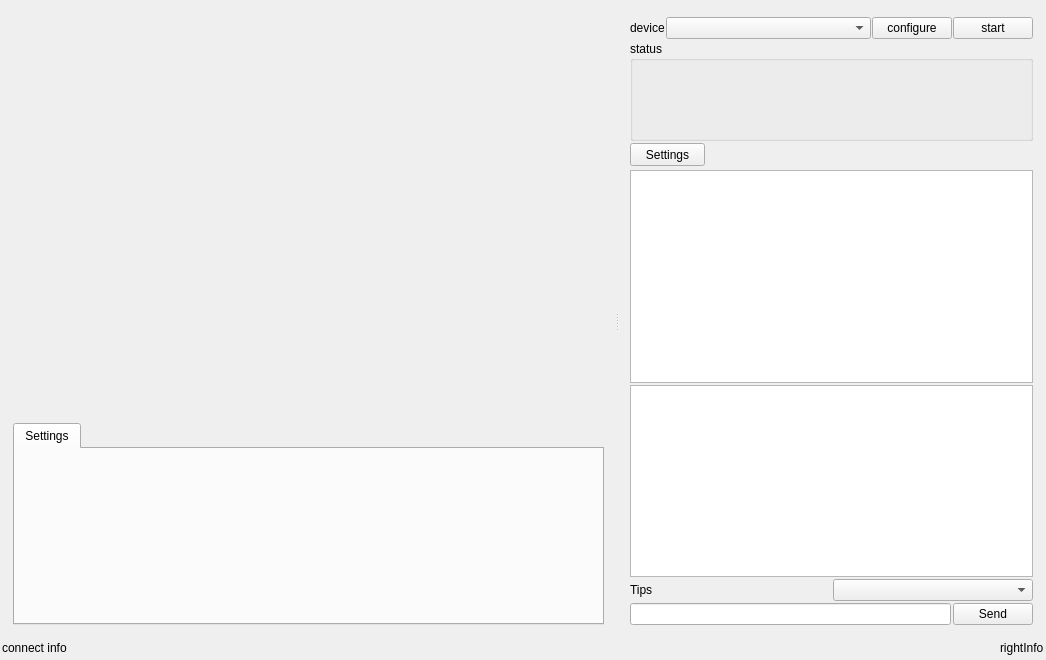
<?xml version="1.0" encoding="UTF-8"?>
<ui version="4.0">
 <author>tuduweb</author>
 <class>MainWindow</class>
 <widget class="QMainWindow" name="MainWindow">
  <property name="geometry">
   <rect>
    <x>0</x>
    <y>0</y>
    <width>1046</width>
    <height>660</height>
   </rect>
  </property>
  <property name="windowTitle">
   <string>MainWindow</string>
  </property>
  <widget class="QWidget" name="centralWidget">
   <layout class="QVBoxLayout" name="verticalLayout_3" stretch="1,0">
    <property name="spacing">
     <number>2</number>
    </property>
    <property name="leftMargin">
     <number>2</number>
    </property>
    <property name="topMargin">
     <number>6</number>
    </property>
    <property name="rightMargin">
     <number>2</number>
    </property>
    <property name="bottomMargin">
     <number>2</number>
    </property>
    <item>
     <widget class="QSplitter" name="splitter">
      <property name="orientation">
       <enum>Qt::Horizontal</enum>
      </property>
      <widget class="QWidget" name="verticalLayoutWidget_2">
       <layout class="QVBoxLayout" name="rightLayout" stretch="2,1">
        <property name="spacing">
         <number>2</number>
        </property>
        <item>
         <widget class="QWidget" name="videoWidget" native="true">
          <property name="minimumSize">
           <size>
            <width>400</width>
            <height>0</height>
           </size>
          </property>
          <layout class="QGridLayout" name="videoWidgetLayout">
           <property name="leftMargin">
            <number>0</number>
           </property>
           <property name="topMargin">
            <number>0</number>
           </property>
           <property name="rightMargin">
            <number>0</number>
           </property>
           <property name="bottomMargin">
            <number>0</number>
           </property>
           <property name="spacing">
            <number>0</number>
           </property>
          </layout>
         </widget>
        </item>
        <item>
         <layout class="QHBoxLayout" name="horizontalLayout" stretch="0">
          <item>
           <widget class="QTabWidget" name="tabWidget">
            <property name="currentIndex">
             <number>0</number>
            </property>
            <widget class="QWidget" name="tab">
             <attribute name="title">
              <string>Settings</string>
             </attribute>
             <layout class="QVBoxLayout" name="verticalLayout_2">
              <property name="leftMargin">
               <number>0</number>
              </property>
              <property name="topMargin">
               <number>0</number>
              </property>
              <property name="rightMargin">
               <number>0</number>
              </property>
              <property name="bottomMargin">
               <number>0</number>
              </property>
             </layout>
            </widget>
           </widget>
          </item>
         </layout>
        </item>
       </layout>
      </widget>
      <widget class="QWidget" name="verticalLayoutWidget">
       <layout class="QVBoxLayout" name="leftLayout" stretch="0,0,2,0,0">
        <property name="spacing">
         <number>2</number>
        </property>
        <item>
         <widget class="QWidget" name="remoteBarWidget" native="true">
          <layout class="QHBoxLayout" name="remoteBarLayout" stretch="0,1,0,0">
           <property name="spacing">
            <number>1</number>
           </property>
           <property name="leftMargin">
            <number>0</number>
           </property>
           <property name="topMargin">
            <number>0</number>
           </property>
           <property name="rightMargin">
            <number>0</number>
           </property>
           <property name="bottomMargin">
            <number>0</number>
           </property>
           <item>
            <widget class="QLabel" name="label_4">
             <property name="text">
              <string>device</string>
             </property>
            </widget>
           </item>
           <item>
            <widget class="QComboBox" name="remotes_cb"/>
           </item>
           <item>
            <widget class="QPushButton" name="remotes_btn">
             <property name="text">
              <string>configure</string>
             </property>
            </widget>
           </item>
           <item>
            <widget class="QPushButton" name="remoteStart_btn">
             <property name="text">
              <string>start</string>
             </property>
            </widget>
           </item>
          </layout>
         </widget>
        </item>
        <item>
         <widget class="QGroupBox" name="systemInfoGroupBox">
          <property name="minimumSize">
           <size>
            <width>0</width>
            <height>100</height>
           </size>
          </property>
          <property name="title">
           <string>status</string>
          </property>
          <layout class="QVBoxLayout" name="systemInfoLayout">
           <property name="spacing">
            <number>2</number>
           </property>
           <property name="leftMargin">
            <number>0</number>
           </property>
           <property name="topMargin">
            <number>0</number>
           </property>
           <property name="rightMargin">
            <number>0</number>
           </property>
           <property name="bottomMargin">
            <number>0</number>
           </property>
          </layout>
         </widget>
        </item>
        <item>
         <widget class="QWidget" name="widget" native="true">
          <layout class="QVBoxLayout" name="verticalLayout_4" stretch="1,8">
           <property name="spacing">
            <number>0</number>
           </property>
           <property name="leftMargin">
            <number>0</number>
           </property>
           <property name="topMargin">
            <number>0</number>
           </property>
           <property name="rightMargin">
            <number>0</number>
           </property>
           <property name="bottomMargin">
            <number>0</number>
           </property>
           <item>
            <widget class="QWidget" name="consoleTopWidget" native="true">
             <widget class="QPushButton" name="pushButton">
              <property name="geometry">
               <rect>
                <x>0</x>
                <y>0</y>
                <width>75</width>
                <height>23</height>
               </rect>
              </property>
              <property name="text">
               <string>Settings</string>
              </property>
             </widget>
            </widget>
           </item>
           <item>
            <widget class="QTextBrowser" name="textBrowser"/>
           </item>
          </layout>
         </widget>
        </item>
        <item>
         <widget class="QPlainTextEdit" name="linkSentTextEdit"/>
        </item>
        <item>
         <widget class="QWidget" name="consoleSendWidget" native="true">
          <layout class="QVBoxLayout" name="linkSendLayout">
           <property name="spacing">
            <number>2</number>
           </property>
           <property name="leftMargin">
            <number>0</number>
           </property>
           <property name="topMargin">
            <number>0</number>
           </property>
           <property name="rightMargin">
            <number>0</number>
           </property>
           <property name="bottomMargin">
            <number>0</number>
           </property>
           <item>
            <layout class="QHBoxLayout" name="horizontalLayout_3">
             <property name="spacing">
              <number>2</number>
             </property>
             <item>
              <widget class="QLabel" name="linkTipsTxt">
               <property name="text">
                <string>Tips</string>
               </property>
              </widget>
             </item>
             <item>
              <widget class="QComboBox" name="linksComboBox">
               <property name="currentText">
                <string/>
               </property>
              </widget>
             </item>
            </layout>
           </item>
           <item>
            <layout class="QHBoxLayout" name="horizontalLayout_2">
             <property name="spacing">
              <number>2</number>
             </property>
             <item>
              <widget class="QLineEdit" name="linkSentLineEdit">
               <property name="autoFillBackground">
                <bool>false</bool>
               </property>
               <property name="inputMethodHints">
                <set>Qt::ImhNone</set>
               </property>
              </widget>
             </item>
             <item>
              <widget class="QPushButton" name="linkSendBtn">
               <property name="text">
                <string>Send</string>
               </property>
              </widget>
             </item>
            </layout>
           </item>
          </layout>
         </widget>
        </item>
       </layout>
      </widget>
     </widget>
    </item>
    <item>
     <layout class="QHBoxLayout" name="bottomLayout">
      <item>
       <widget class="QLabel" name="statusTxt">
        <property name="text">
         <string>connect info</string>
        </property>
       </widget>
      </item>
      <item>
       <spacer name="horizontalSpacer">
        <property name="orientation">
         <enum>Qt::Horizontal</enum>
        </property>
        <property name="sizeHint" stdset="0">
         <size>
          <width>40</width>
          <height>20</height>
         </size>
        </property>
       </spacer>
      </item>
      <item>
       <widget class="QLabel" name="label_3">
        <property name="text">
         <string>rightInfo</string>
        </property>
       </widget>
      </item>
     </layout>
    </item>
   </layout>
  </widget>
 </widget>
 <layoutdefault spacing="6" margin="11"/>
 <resources>
  <include location="resources.qrc"/>
 </resources>
 <connections/>
</ui>
